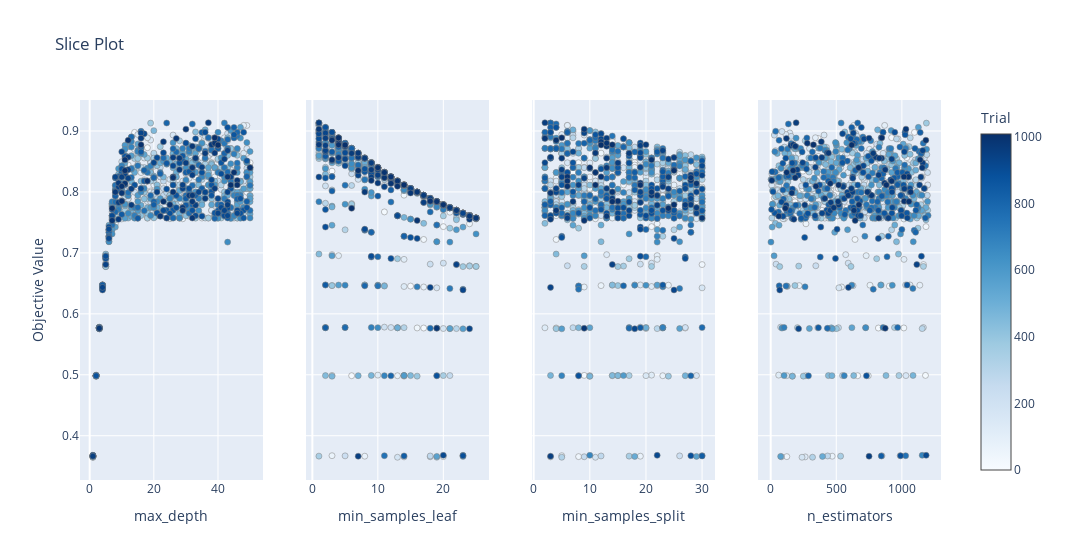

Notebook source saved alongside this figure:
### Code cell
optuna.visualization.plot_slice(study_opt_merged, params = ['n_estimators', 'max_depth', 'min_samples_split', 'min_samples_leaf' ])

### Figure 1 — Plotly figure (JSON) as saved in the notebook; plotly's stock layout.template omitted (floating-point values rounded to 4 significant figures; data arrays with more than 128 entries replaced by an {"elided": "..."} marker saying what was removed)
{"data": [{"marker": {"color": {"elided": "1010 int values"}, "colorbar": {"title": {"text": "Trial"}, "x": 1, "xpad": 40}, "colorscale": [[0, "rgb(247,251,255)"], [0.125, "rgb(222,235,247)"], [0.25, "rgb(198,219,239)"], [0.375, "rgb(158,202,225)"], [0.5, "rgb(107,174,214)"], [0.625, "rgb(66,146,198)"], [0.75, "rgb(33,113,181)"], [0.875, "rgb(8,81,156)"], [1, "rgb(8,48,107)"]], "line": {"color": "Grey", "width": 0.5}, "showscale": true}, "mode": "markers", "name": "Feasible Trial", "showlegend": false, "type": "scatter", "x": {"elided": "1010 int values"}, "xaxis": "x", "y": {"elided": "1010 float values"}, "yaxis": "y"}, {"marker": {"color": {"elided": "1010 int values"}, "colorbar": {"title": {"text": "Trial"}, "x": 1, "xpad": 40}, "colorscale": [[0, "rgb(247,251,255)"], [0.125, "rgb(222,235,247)"], [0.25, "rgb(198,219,239)"], [0.375, "rgb(158,202,225)"], [0.5, "rgb(107,174,214)"], [0.625, "rgb(66,146,198)"], [0.75, "rgb(33,113,181)"], [0.875, "rgb(8,81,156)"], [1, "rgb(8,48,107)"]], "line": {"color": "Grey", "width": 0.5}, "showscale": false}, "mode": "markers", "name": "Feasible Trial", "showlegend": false, "type": "scatter", "x": {"elided": "1010 int values"}, "xaxis": "x2", "y": {"elided": "1010 float values"}, "yaxis": "y2"}, {"marker": {"color": {"elided": "1010 int values"}, "colorbar": {"title": {"text": "Trial"}, "x": 1, "xpad": 40}, "colorscale": [[0, "rgb(247,251,255)"], [0.125, "rgb(222,235,247)"], [0.25, "rgb(198,219,239)"], [0.375, "rgb(158,202,225)"], [0.5, "rgb(107,174,214)"], [0.625, "rgb(66,146,198)"], [0.75, "rgb(33,113,181)"], [0.875, "rgb(8,81,156)"], [1, "rgb(8,48,107)"]], "line": {"color": "Grey", "width": 0.5}, "showscale": false}, "mode": "markers", "name": "Feasible Trial", "showlegend": false, "type": "scatter", "x": {"elided": "1010 int values"}, "xaxis": "x3", "y": {"elided": "1010 float values"}, "yaxis": "y3"}, {"marker": {"color": {"elided": "1010 int values"}, "colorbar": {"title": {"text": "Trial"}, "x": 1, "xpad": 40}, "colorscale": [[0, "rgb(247,251,255)"], [0.125, "rgb(222,235,247)"], [0.25, "rgb(198,219,239)"], [0.375, "rgb(158,202,225)"], [0.5, "rgb(107,174,214)"], [0.625, "rgb(66,146,198)"], [0.75, "rgb(33,113,181)"], [0.875, "rgb(8,81,156)"], [1, "rgb(8,48,107)"]], "line": {"color": "Grey", "width": 0.5}, "showscale": false}, "mode": "markers", "name": "Feasible Trial", "showlegend": false, "type": "scatter", "x": {"elided": "1010 int values"}, "xaxis": "x4", "y": {"elided": "1010 float values"}, "yaxis": "y4"}], "layout": {"title": {"text": "Slice Plot"}, "width": 1200, "xaxis": {"anchor": "y", "domain": [0, 0.2125], "title": {"text": "max_depth"}}, "xaxis2": {"anchor": "y2", "domain": [0.2625, 0.475], "title": {"text": "min_samples_leaf"}}, "xaxis3": {"anchor": "y3", "domain": [0.525, 0.7375], "title": {"text": "min_samples_split"}}, "xaxis4": {"anchor": "y4", "domain": [0.7875, 1], "title": {"text": "n_estimators"}}, "yaxis": {"anchor": "x", "domain": [0, 1], "title": {"text": "Objective Value"}}, "yaxis2": {"anchor": "x2", "domain": [0, 1], "matches": "y", "showticklabels": false}, "yaxis3": {"anchor": "x3", "domain": [0, 1], "matches": "y", "showticklabels": false}, "yaxis4": {"anchor": "x4", "domain": [0, 1], "matches": "y", "showticklabels": false}}}
